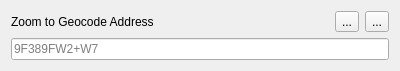
<?xml version="1.0" encoding="UTF-8"?>
<ui version="4.0">
 <class>Form</class>
 <widget class="QWidget" name="Form">
  <property name="geometry">
   <rect>
    <x>0</x>
    <y>0</y>
    <width>400</width>
    <height>71</height>
   </rect>
  </property>
  <property name="windowTitle">
   <string>Form</string>
  </property>
  <layout class="QVBoxLayout" name="verticalLayout">
   <item>
    <layout class="QHBoxLayout" name="horizontalLayout">
     <item>
      <widget class="QLabel" name="label">
       <property name="text">
        <string>Zoom to Geocode Address</string>
       </property>
      </widget>
     </item>
     <item>
      <widget class="QToolButton" name="bZoom">
       <property name="toolTip">
        <string>Zoom To Address</string>
       </property>
       <property name="statusTip">
        <string/>
       </property>
       <property name="text">
        <string>...</string>
       </property>
      </widget>
     </item>
     <item>
      <widget class="QToolButton" name="bClearMarker">
       <property name="toolTip">
        <string>Clear Marker</string>
       </property>
       <property name="text">
        <string>...</string>
       </property>
      </widget>
     </item>
    </layout>
   </item>
   <item>
    <widget class="QLineEdit" name="textBox">
     <property name="placeholderText">
      <string>9F389FW2+W7</string>
     </property>
    </widget>
   </item>
   <item>
    <spacer name="verticalSpacer">
     <property name="orientation">
      <enum>Qt::Vertical</enum>
     </property>
     <property name="sizeHint" stdset="0">
      <size>
       <width>20</width>
       <height>40</height>
      </size>
     </property>
    </spacer>
   </item>
  </layout>
 </widget>
 <resources/>
 <connections/>
</ui>
